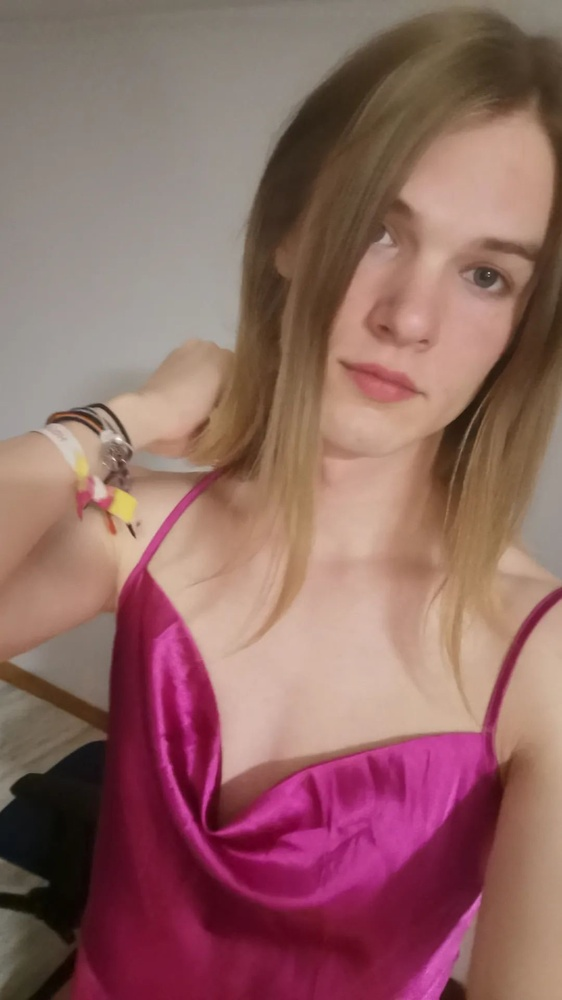
#> input picture img/YBBL1387.JPG, 562 x 1000 px, shrunk from 1080 x 1920 before the run
$ python Face_blured_circles.py
#> lines starting #> are read from the running program, lines starting #| are printed output that depends on the picture; after the words box and inside, x2 and y2 are one past the last pixel; in counts of white or black regions, pixels touching at a corner belong together
import cv2 as cv
import numpy as np

img = cv.imread('img/YBBL1387.JPG')
#> img is the input picture: shape (1000, 562, 3); mean B, G, R 100.5, 104.3, 145
img = cv.cvtColor(img, cv.COLOR_BGR2GRAY)
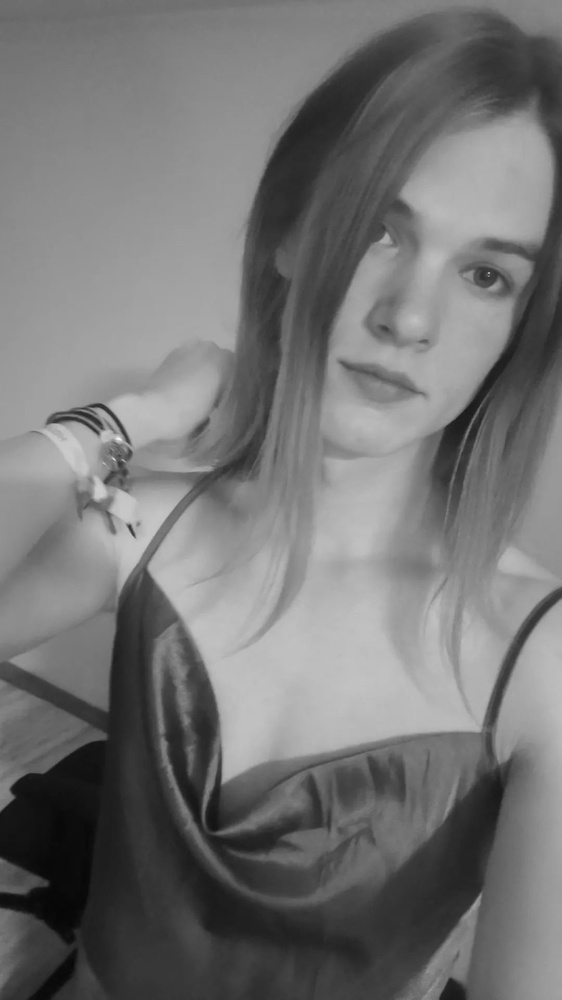
#> img: shape (1000, 562); min 6, max 245, mean 116
height, width = img.shape[:2]
#> height = 1000; width = 562
img = cv.GaussianBlur(img, (9,9), 0)
print(height, width)
#| 1000 562

for i in range(height):
    if i % 2 == 0:
        cv.circle(img,(width//2, height//2), 1+i*3, (255,255,255))
    else:
        pass
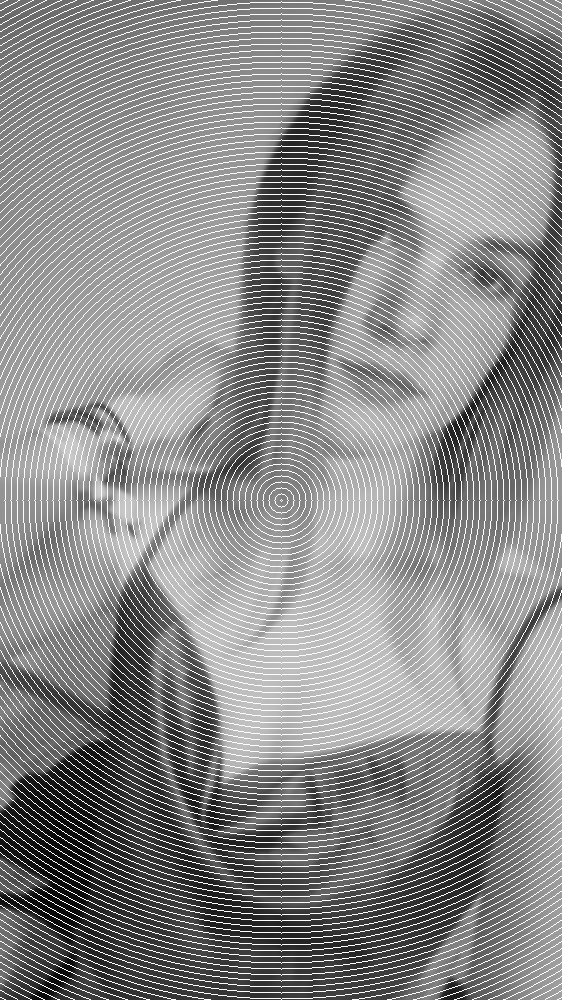
#> img: shape (1000, 562); min 7, max 255, mean 137

cv.imshow('Test image',img)
cv.waitKey(0)
cv.destroyAllWindows()

$ run again, with img/mein test.JPG copied over img/YBBL1387.JPG
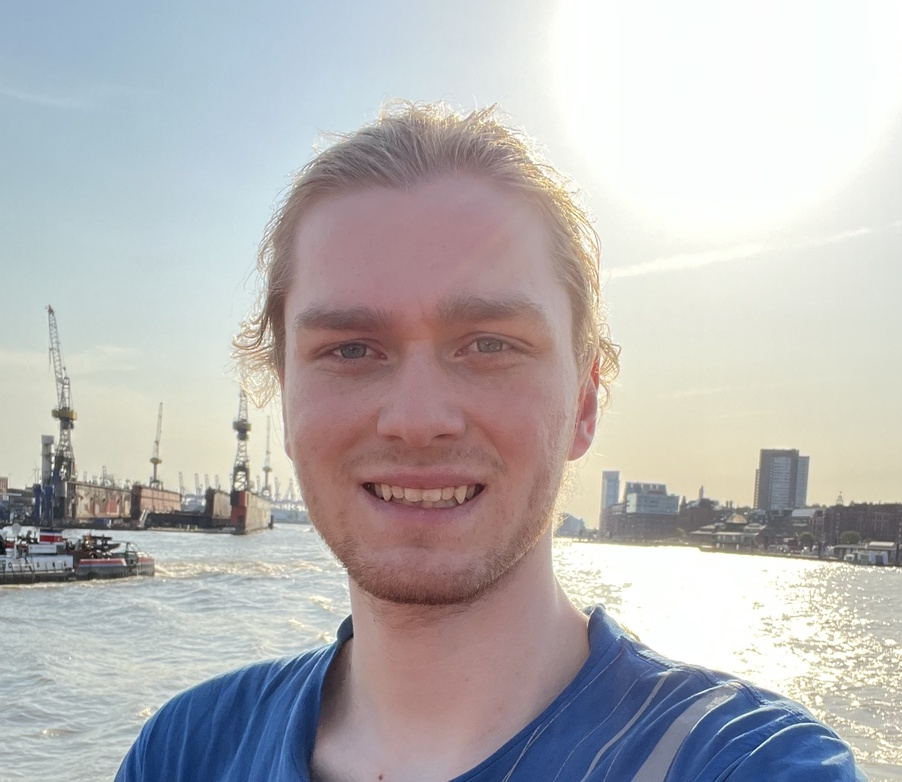
#> input picture img/mein test.JPG, 902 x 782 px, shrunk from 2209 x 1916 before the run
#> img is the input picture: shape (782, 902, 3); mean B, G, R 182.2, 181.7, 184
#> `img = cv.cvtColor(img, cv.COLOR_BGR2GRAY)`:
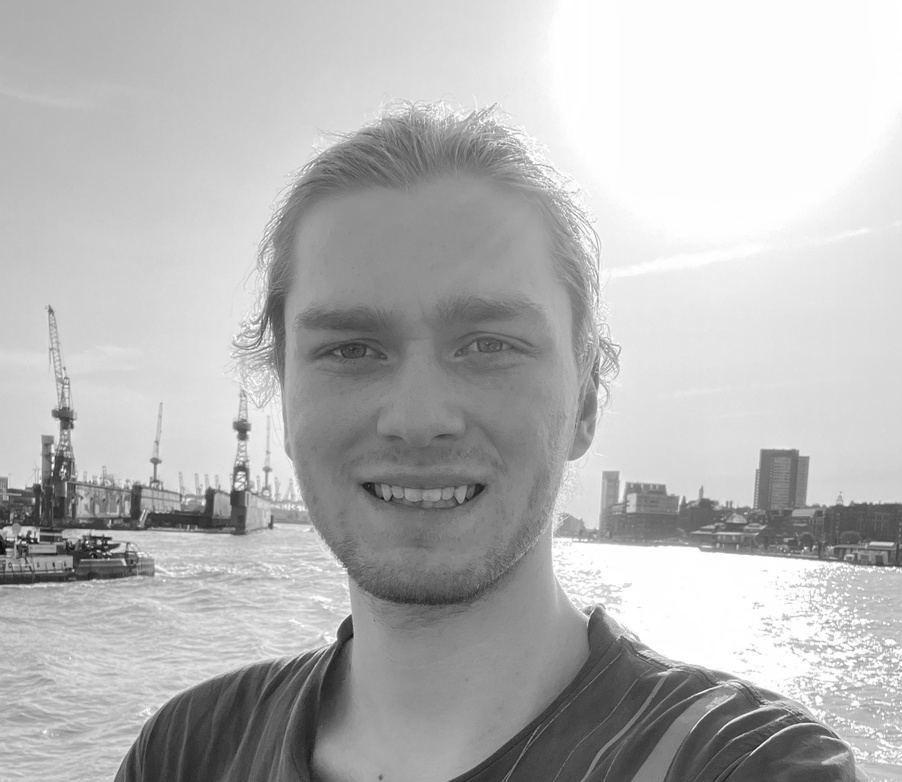
#> img: shape (782, 902); min 11, max 255, mean 182.4
#| 782 902
#> after the loop `for i in range(height):`:
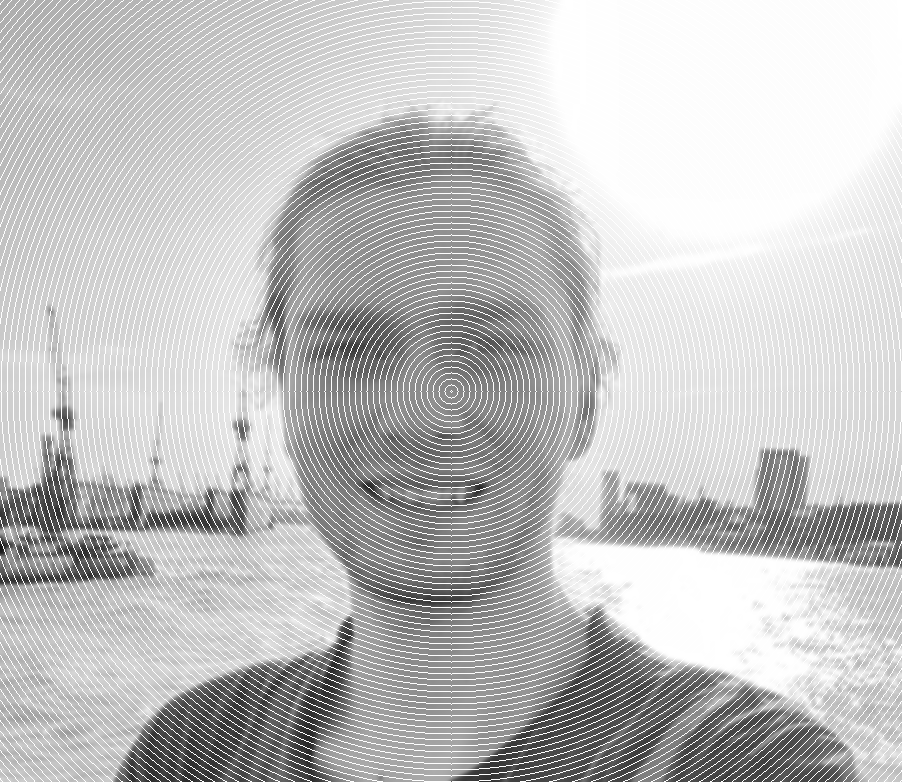
#> img: shape (782, 902); min 21, max 255, mean 193.2

$ run again, with img/portrait.JPG copied over img/YBBL1387.JPG
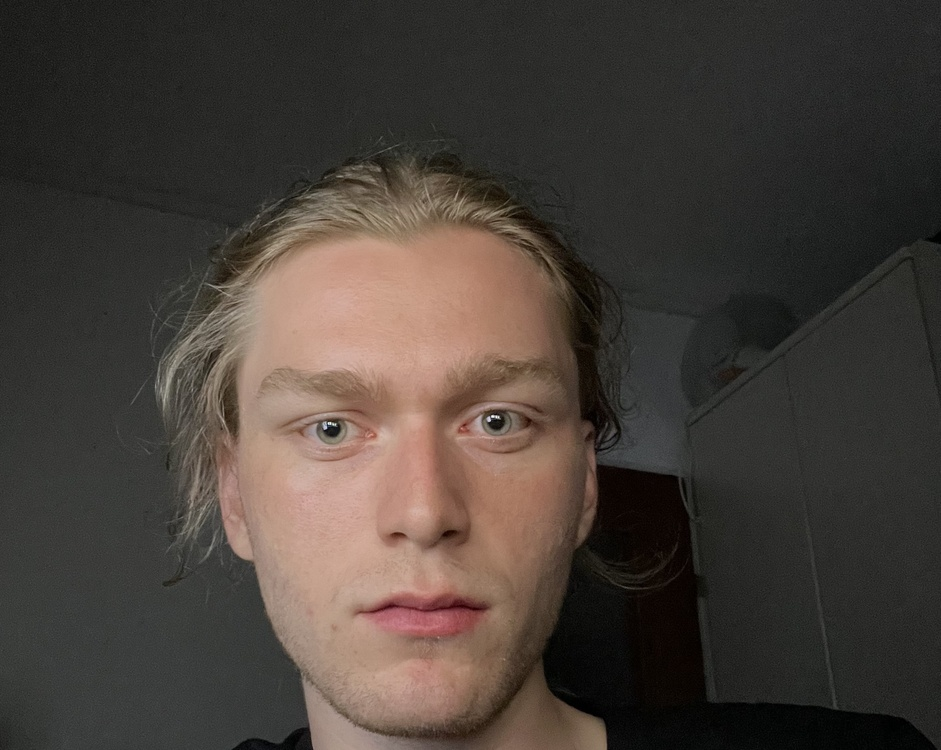
#> input picture img/portrait.JPG, 941 x 750 px, shrunk from 2316 x 1846 before the run
#> img is the input picture: shape (750, 941, 3); mean B, G, R 56.8, 62.8, 71.1
#> `img = cv.cvtColor(img, cv.COLOR_BGR2GRAY)`:
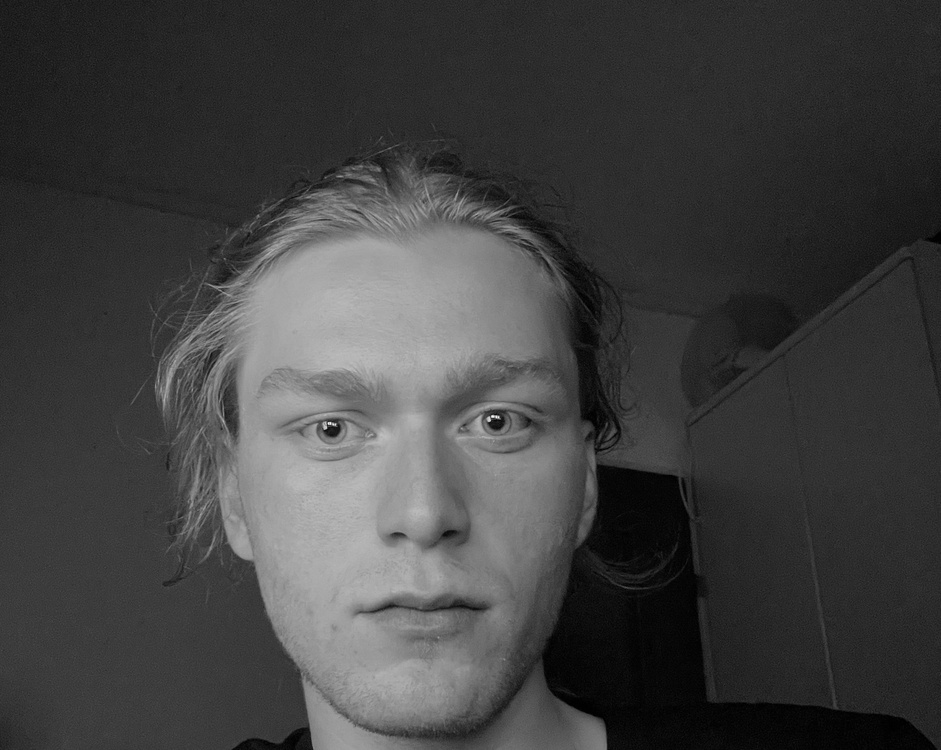
#> img: shape (750, 941); min 0, max 254, mean 64.6
#| 750 941
#> after the loop `for i in range(height):`:
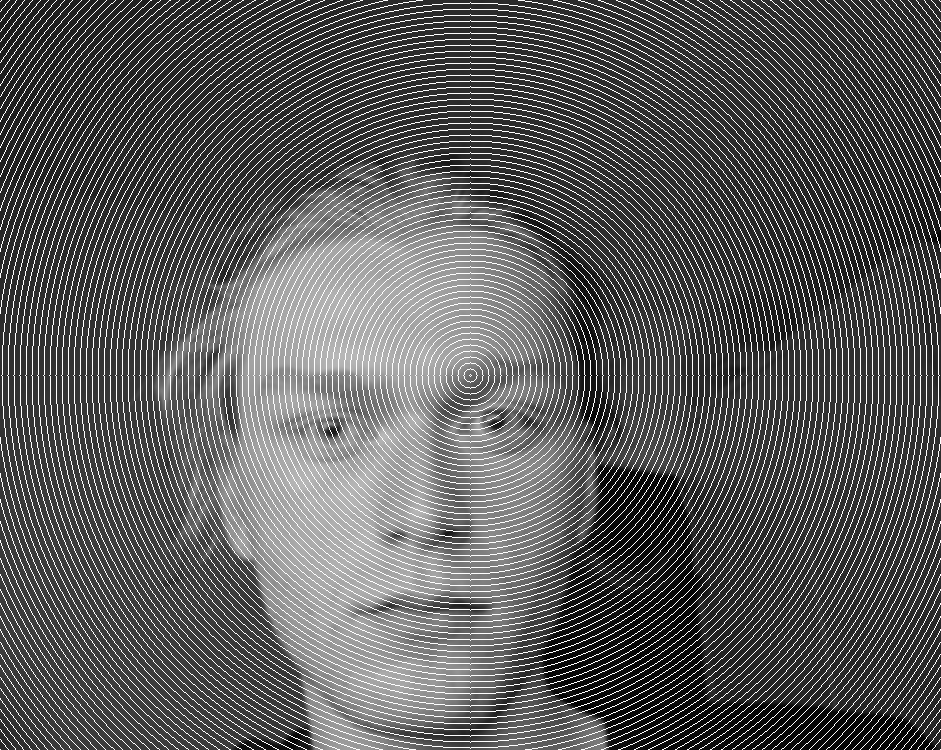
#> img: shape (750, 941); min 1, max 255, mean 92.6
